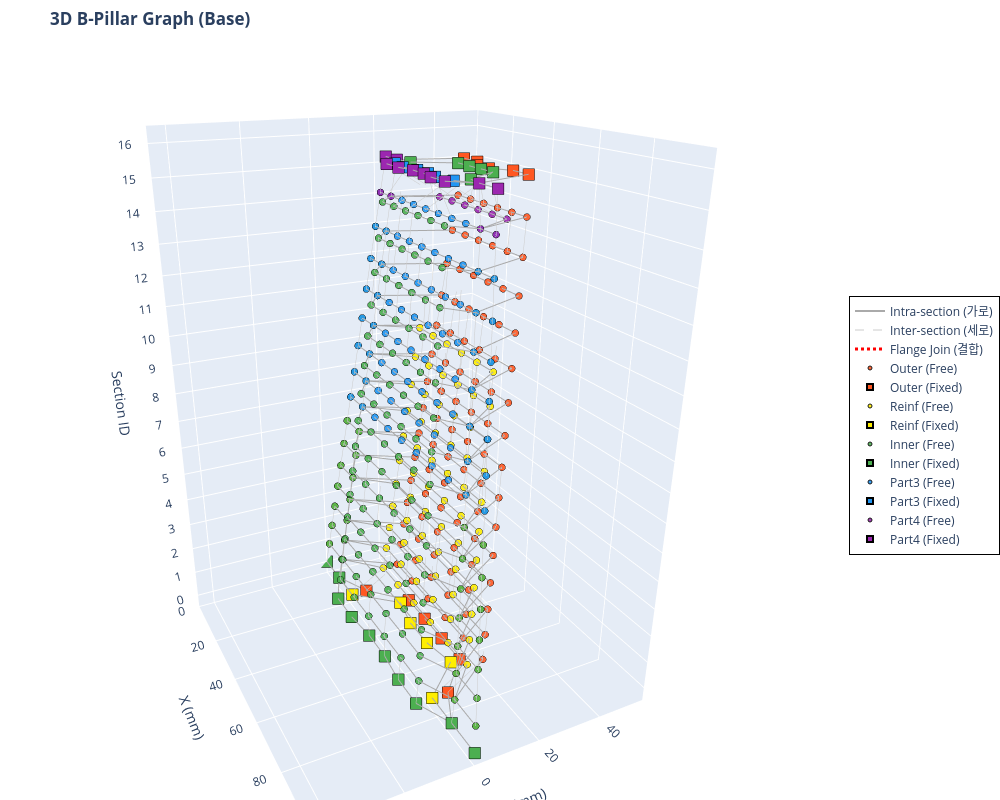

This figure's notebook cell:
### Code cell
import plotly.graph_objects as go
import numpy as np

def visualize_bpillar_plotly(x_tensor, edge_index_tensor, edge_attr_tensor, num_sections):
    # 텐서를 Numpy 배열로 변환
    x_np = x_tensor.cpu().numpy()
    ei_np = edge_index_tensor.cpu().numpy()
    ea_np = edge_attr_tensor.cpu().numpy()

    # 파트별 색상 맵 (Plotly용 Hex 컬러)
    color_map = {0: '#FF5722', 1: '#FFEE00', 2: '#4CAF50', 3: '#2196F3', 4: '#9C27B0'}
    part_names = {0: 'Outer', 1: 'Reinf', 2: 'Inner', 3: 'Part3', 4: 'Part4'}

    fig = go.Figure()

    # ---------------------------------------------------------
    # 1. 엣지(Edge) 그리기 (None-interleaving 기법 적용)
    # ---------------------------------------------------------
    def add_edges(edge_type_val, color, width, dash_style, name):
        mask = (ea_np[:, 3] == edge_type_val)
        edges = ei_np[:, mask]
        
        # 선을 한 번에 그리기 위해 [x1, x2, None, x3, x4, None...] 형태로 리스트 구성
        x_lines, y_lines, z_lines = [], [], []
        for i in range(edges.shape[1]):
            u, v = edges[0, i], edges[1, i]
            x_lines.extend([x_np[u, 0], x_np[v, 0], None])
            y_lines.extend([x_np[u, 1], x_np[v, 1], None])
            z_lines.extend([x_np[u, 5], x_np[v, 5], None])
            
        if x_lines:  # 엣지가 존재할 경우만 trace 추가
            fig.add_trace(go.Scatter3d(
                x=x_lines, y=y_lines, z=z_lines,
                mode='lines',
                line=dict(color=color, width=width, dash=dash_style),
                hoverinfo='none',  # 엣지에는 마우스 오버 끄기 (노드에만 집중)
                name=name,
                showlegend=True
            ))

    # 엣지 타입별 추가
    add_edges(edge_type_val=0.0, color='#AAAAAA', width=2, dash_style='solid', name='Intra-section (가로)')
    add_edges(edge_type_val=1.0, color='#CCCCCC', width=1, dash_style='dash',  name='Inter-section (세로)')
    add_edges(edge_type_val=2.0, color='#FF0000', width=3, dash_style='dot',   name='Flange Join (결합)')

    # ---------------------------------------------------------
    # 2. 노드(Node) 그리기 (Part 및 Fixed/Free 상태별 분리)
    # ---------------------------------------------------------
    for part_id, color in color_map.items():
        is_fixed = (x_np[:, 2] > 0) | (x_np[:, 3] > 0)
        
        mask_free = (x_np[:, 4] == part_id) & ~is_fixed
        mask_fixed = (x_np[:, 4] == part_id) & is_fixed
        
        p_name = part_names.get(part_id, f'Part {part_id}')
        
        # Free 노드 (원형)
        if mask_free.any():
            fig.add_trace(go.Scatter3d(
                x=x_np[mask_free, 0], y=x_np[mask_free, 1], z=x_np[mask_free, 5],
                mode='markers',
                name=f'{p_name} (Free)',
                marker=dict(size=4, color=color, symbol='circle',
                            line=dict(color='black', width=1), opacity=0.9),
                hovertemplate=f'<b>{p_name}</b><br>X: %{{x:.2f}}<br>Y: %{{y:.2f}}<br>Section(Z): %{{z}}<extra></extra>'
            ))
            
        # Fixed 노드 (크고 네모난 마커)
        if mask_fixed.any():
            fig.add_trace(go.Scatter3d(
                x=x_np[mask_fixed, 0], y=x_np[mask_fixed, 1], z=x_np[mask_fixed, 5],
                mode='markers',
                name=f'{p_name} (Fixed)',
                marker=dict(size=6, color=color, symbol='square',
                            line=dict(color='black', width=2), opacity=1.0),
                hovertemplate=f'<b>{p_name} [FIXED]</b><br>X: %{{x:.2f}}<br>Y: %{{y:.2f}}<br>Section(Z): %{{z}}<extra></extra>'
            ))

    # ---------------------------------------------------------
    # 3. X-Y 축 범위 계산 (비율 맞추기)
    # ---------------------------------------------------------
    global_xmin, global_xmax = np.min(x_np[:, 0]), np.max(x_np[:, 0])
    global_ymin, global_ymax = np.min(x_np[:, 1]), np.max(x_np[:, 1])
    
    # X, Y 범위를 동일하게 맞추기
    x_range = global_xmax - global_xmin
    y_range = global_ymax - global_ymin
    max_range = max(x_range, y_range)
    
    x_center = (global_xmin + global_xmax) / 2
    y_center = (global_ymin + global_ymax) / 2
    
    x_axis_range = [x_center - max_range / 2, x_center + max_range / 2]
    y_axis_range = [y_center - max_range / 2, y_center + max_range / 2]

    # ---------------------------------------------------------
    # 4. 레이아웃(Layout) 및 카메라 설정
    # ---------------------------------------------------------
    fig.update_layout(
        title="<b>3D B-Pillar Graph (Base)</b>",
        scene=dict(
            xaxis_title='X (mm)',
            yaxis_title='Y (mm)',
            zaxis_title='Section ID',
            xaxis=dict(range=x_axis_range),
            yaxis=dict(range=y_axis_range),
            zaxis=dict(tickmode='linear', tick0=0, dtick=1), # Z축 눈금을 1단위로 표시
            aspectmode='manual',
            aspectratio=dict(x=1, y=1, z=1.5),  # Z축(높이) 비율을 약간 길게 설정
            camera=dict(eye=dict(x=2.0, y=-1.0, z=1.0)) # 초기 카메라 앵글
        ),
        width=1000,
        height=800,
        legend=dict(
            x=1.05, y=0.5,
            bgcolor='rgba(255, 255, 255, 0.8)',
            bordercolor='Black',
            borderwidth=1
        ),
        margin=dict(l=0, r=0, b=0, t=50) # 여백 최소화
    )

    fig.show()

# 함수 실행 (앞서 생성하신 x, edge_index, edge_attr 텐서를 그대로 넣으시면 됩니다)
visualize_bpillar_plotly(x, edge_index, edge_attr, num_sections)

print("📌 마우스 조작 방법:")
print("   • 마우스 좌클릭 드래그: 3D 회전")
print("   • 마우스 우클릭 드래그: 이동 (Pan)")
print("   • 마우스 휠: 확대/축소") 
print("   • 점 위에 마우스 올리기: 좌표 및 파트 상세 정보 표시")
print("   • 우측 범례(Legend) 클릭: 해당 파트/엣지 표시 또는 숨김")

### Figure 1 — Plotly figure (JSON) as saved in the notebook; plotly's stock layout.template omitted (floating-point values rounded to 4 significant figures; data arrays with more than 128 entries replaced by an {"elided": "..."} marker saying what was removed)
{"data": [{"hoverinfo": "none", "line": {"color": "#AAAAAA", "dash": "solid", "width": 2}, "mode": "lines", "name": "Intra-section (가로)", "showlegend": true, "type": "scatter3d", "x": {"elided": "3078 float values"}, "y": {"elided": "3078 int values"}, "z": {"elided": "3078 int values"}}, {"hoverinfo": "none", "line": {"color": "#CCCCCC", "dash": "dash", "width": 1}, "mode": "lines", "name": "Inter-section (세로)", "showlegend": true, "type": "scatter3d", "x": {"elided": "3120 float values"}, "y": {"elided": "3120 int values"}, "z": {"elided": "3120 int values"}}, {"hoverinfo": "none", "line": {"color": "#FF0000", "dash": "dot", "width": 3}, "mode": "lines", "name": "Flange Join (결합)", "showlegend": true, "type": "scatter3d", "x": {"elided": "828 float values"}, "y": {"elided": "828 int values"}, "z": {"elided": "828 int values"}}, {"hovertemplate": "<b>Outer</b><br>X: %{x:.2f}<br>Y: %{y:.2f}<br>Section(Z): %{z}<extra></extra>", "marker": {"color": "#FF5722", "line": {"color": "black", "width": 1}, "opacity": 0.9, "size": 4, "symbol": "circle"}, "mode": "markers", "name": "Outer (Free)", "type": "scatter3d", "x": {"elided": "150 float values"}, "y": {"elided": "150 int values"}, "z": {"elided": "150 int values"}}, {"hovertemplate": "<b>Outer [FIXED]</b><br>X: %{x:.2f}<br>Y: %{y:.2f}<br>Section(Z): %{z}<extra></extra>", "marker": {"color": "#FF5722", "line": {"color": "black", "width": 2}, "opacity": 1, "size": 6, "symbol": "square"}, "mode": "markers", "name": "Outer (Fixed)", "type": "scatter3d", "x": [0, 11, 22, 33, 44, 55, 66, 77, 88, 100, 50, 56, 61, 67, 72, 77, 82, 88, 93, 100], "y": [0, 0, 5, 15, 15, 15, 15, 5, 0, 0, 0, 0, 15, 15, 12, 12, 15, 15, 0, 0], "z": [0, 0, 0, 0, 0, 0, 0, 0, 0, 0, 16, 16, 16, 16, 16, 16, 16, 16, 16, 16]}, {"hovertemplate": "<b>Reinf</b><br>X: %{x:.2f}<br>Y: %{y:.2f}<br>Section(Z): %{z}<extra></extra>", "marker": {"color": "#FFEE00", "line": {"color": "black", "width": 1}, "opacity": 0.9, "size": 4, "symbol": "circle"}, "mode": "markers", "name": "Reinf (Free)", "type": "scatter3d", "x": [3.125, 13.89, 24.65, 35.42, 46.18, 56.94, 67.71, 78.47, 89.24, 100, 6.25, 16.67, 27.08, 37.5, 47.92, 58.33, 68.75, 79.17, 89.58, 100, 9.375, 19.44, 29.51, 39.58, 49.65, 59.72, 69.79, 79.86, 89.93, 100, 12.5, 22.22, 31.94, 41.67, 51.39, 61.11, 70.83, 80.56, 90.28, 100, 15.62, 25, 34.38, 43.75, 53.12, 62.5, 71.88, 81.25, 90.62, 100, 18.75, 27.78, 36.81, 45.83, 54.86, 63.89, 72.92, 81.94, 90.97, 100, 21.88, 30.56, 39.24, 47.92, 56.6, 65.28, 73.96, 82.64, 91.32, 100, 25, 33.33, 41.67, 50, 58.33, 66.67, 75, 83.33, 91.67, 100, 28.12, 36.11, 44.1, 52.08, 60.07, 68.06, 76.04, 84.03, 92.01, 100, 31.25, 38.89, 46.53, 54.17, 61.81, 69.44, 77.08, 84.72, 92.36, 100, 34.38, 41.67, 48.96, 56.25, 63.54, 70.83, 78.12, 85.42, 92.71, 100], "y": [0, 0, 10, 10, 10, 10, 10, 10, 0, 0, 0, 0, 10, 10, 10, 10, 10, 10, 0, 0, 0, 0, 10, 10, 10, 10, 10, 10, 0, 0, 0, 0, 10, 10, 10, 10, 10, 10, 0, 0, 0, 0, 10, 10, 10, 10, 10, 10, 0, 0, 0, 0, 10, 10, 10, 10, 10, 10, 0, 0, 0, 0, 10, 10, 10, 10, 10, 10, 0, 0, 0, 0, 10, 10, 10, 10, 10, 10, 0, 0, 0, 0, 10, 10, 10, 10, 10, 10, 0, 0, 0, 0, 10, 10, 10, 10, 10, 10, 0, 0, 0, 0, 10, 10, 10, 10, 10, 10, 0, 0], "z": [1, 1, 1, 1, 1, 1, 1, 1, 1, 1, 2, 2, 2, 2, 2, 2, 2, 2, 2, 2, 3, 3, 3, 3, 3, 3, 3, 3, 3, 3, 4, 4, 4, 4, 4, 4, 4, 4, 4, 4, 5, 5, 5, 5, 5, 5, 5, 5, 5, 5, 6, 6, 6, 6, 6, 6, 6, 6, 6, 6, 7, 7, 7, 7, 7, 7, 7, 7, 7, 7, 8, 8, 8, 8, 8, 8, 8, 8, 8, 8, 9, 9, 9, 9, 9, 9, 9, 9, 9, 9, 10, 10, 10, 10, 10, 10, 10, 10, 10, 10, 11, 11, 11, 11, 11, 11, 11, 11, 11, 11]}, {"hovertemplate": "<b>Reinf [FIXED]</b><br>X: %{x:.2f}<br>Y: %{y:.2f}<br>Section(Z): %{z}<extra></extra>", "marker": {"color": "#FFEE00", "line": {"color": "black", "width": 2}, "opacity": 1, "size": 6, "symbol": "square"}, "mode": "markers", "name": "Reinf (Fixed)", "type": "scatter3d", "x": [0, 11, 22, 33, 44, 55, 66, 77, 88, 100], "y": [0, 0, 0, 12, 10, 10, 12, 0, 0, 0], "z": [0, 0, 0, 0, 0, 0, 0, 0, 0, 0]}, {"hovertemplate": "<b>Inner</b><br>X: %{x:.2f}<br>Y: %{y:.2f}<br>Section(Z): %{z}<extra></extra>", "marker": {"color": "#4CAF50", "line": {"color": "black", "width": 1}, "opacity": 0.9, "size": 4, "symbol": "circle"}, "mode": "markers", "name": "Inner (Free)", "type": "scatter3d", "x": {"elided": "150 float values"}, "y": {"elided": "150 int values"}, "z": {"elided": "150 int values"}}, {"hovertemplate": "<b>Inner [FIXED]</b><br>X: %{x:.2f}<br>Y: %{y:.2f}<br>Section(Z): %{z}<extra></extra>", "marker": {"color": "#4CAF50", "line": {"color": "black", "width": 2}, "opacity": 1, "size": 6, "symbol": "square"}, "mode": "markers", "name": "Inner (Fixed)", "type": "scatter3d", "x": [0, 11, 22, 33, 44, 55, 66, 77, 88, 100, 50, 56, 61, 67, 72, 77, 82, 88, 93, 100], "y": [0, 0, -5, -5, -4, -4, -5, -5, 0, 0, 0, 0, 1, 10, 10, 10, 10, 1, 0, 0], "z": [0, 0, 0, 0, 0, 0, 0, 0, 0, 0, 16, 16, 16, 16, 16, 16, 16, 16, 16, 16]}, {"hovertemplate": "<b>Part3</b><br>X: %{x:.2f}<br>Y: %{y:.2f}<br>Section(Z): %{z}<extra></extra>", "marker": {"color": "#2196F3", "line": {"color": "black", "width": 1}, "opacity": 0.9, "size": 4, "symbol": "circle"}, "mode": "markers", "name": "Part3 (Free)", "type": "scatter3d", "x": [25, 33.33, 41.67, 50, 58.33, 66.67, 75, 83.33, 91.67, 100, 28.12, 36.11, 44.1, 52.08, 60.07, 68.06, 76.04, 84.03, 92.01, 100, 31.25, 38.89, 46.53, 54.17, 61.81, 69.44, 77.08, 84.72, 92.36, 100, 34.38, 41.67, 48.96, 56.25, 63.54, 70.83, 78.12, 85.42, 92.71, 100, 37.5, 44.44, 51.39, 58.33, 65.28, 72.22, 79.17, 86.11, 93.06, 100, 40.62, 47.22, 53.82, 60.42, 67.01, 73.61, 80.21, 86.81, 93.4, 100, 43.75, 50, 56.25, 62.5, 68.75, 75, 81.25, 87.5, 93.75, 100, 46.88, 52.78, 58.68, 64.58, 70.49, 76.39, 82.29, 88.19, 94.1, 100], "y": [0, 0, 0, 0, 0, 0, 0, 0, 0, 0, 0, 0, 0, 0, 0, 0, 0, 0, 0, 0, 0, 0, 0, 0, 0, 0, 0, 0, 0, 0, 0, 0, 0, 0, 0, 0, 0, 0, 0, 0, 0, 0, 0, 0, 0, 0, 0, 0, 0, 0, 0, 0, 0, 0, 0, 0, 0, 0, 0, 0, 0, 0, 0, 0, 0, 0, 0, 0, 0, 0, 0, 0, 0, 0, 0, 0, 0, 0, 0, 0], "z": [8, 8, 8, 8, 8, 8, 8, 8, 8, 8, 9, 9, 9, 9, 9, 9, 9, 9, 9, 9, 10, 10, 10, 10, 10, 10, 10, 10, 10, 10, 11, 11, 11, 11, 11, 11, 11, 11, 11, 11, 12, 12, 12, 12, 12, 12, 12, 12, 12, 12, 13, 13, 13, 13, 13, 13, 13, 13, 13, 13, 14, 14, 14, 14, 14, 14, 14, 14, 14, 14, 15, 15, 15, 15, 15, 15, 15, 15, 15, 15]}, {"hovertemplate": "<b>Part3 [FIXED]</b><br>X: %{x:.2f}<br>Y: %{y:.2f}<br>Section(Z): %{z}<extra></extra>", "marker": {"color": "#2196F3", "line": {"color": "black", "width": 2}, "opacity": 1, "size": 6, "symbol": "square"}, "mode": "markers", "name": "Part3 (Fixed)", "type": "scatter3d", "x": [50, 56, 61, 67, 72, 77, 82, 88, 93, 100], "y": [0, 0, -3, -4, -3, -3, -4, -3, 0, 0], "z": [16, 16, 16, 16, 16, 16, 16, 16, 16, 16]}, {"hovertemplate": "<b>Part4</b><br>X: %{x:.2f}<br>Y: %{y:.2f}<br>Section(Z): %{z}<extra></extra>", "marker": {"color": "#9C27B0", "line": {"color": "black", "width": 1}, "opacity": 0.9, "size": 4, "symbol": "circle"}, "mode": "markers", "name": "Part4 (Free)", "type": "scatter3d", "x": [46.88, 52.78, 58.68, 64.58, 70.49, 76.39, 82.29, 88.19, 94.1, 100], "y": [0, 0, 10, 10, 10, 10, 10, 10, 0, 0], "z": [15, 15, 15, 15, 15, 15, 15, 15, 15, 15]}, {"hovertemplate": "<b>Part4 [FIXED]</b><br>X: %{x:.2f}<br>Y: %{y:.2f}<br>Section(Z): %{z}<extra></extra>", "marker": {"color": "#9C27B0", "line": {"color": "black", "width": 2}, "opacity": 1, "size": 6, "symbol": "square"}, "mode": "markers", "name": "Part4 (Fixed)", "type": "scatter3d", "x": [50, 56, 61, 67, 72, 77, 82, 88, 93, 100], "y": [0, 0, -5, -5, -4, -4, -5, -5, 0, 0], "z": [16, 16, 16, 16, 16, 16, 16, 16, 16, 16]}], "layout": {"height": 800, "legend": {"bgcolor": "rgba(255, 255, 255, 0.8)", "bordercolor": "Black", "borderwidth": 1, "x": 1.05, "y": 0.5}, "margin": {"b": 0, "l": 0, "r": 0, "t": 50}, "scene": {"aspectmode": "manual", "aspectratio": {"x": 1, "y": 1, "z": 1.5}, "camera": {"eye": {"x": 2, "y": -1, "z": 1}}, "xaxis": {"range": [0, 100], "title": {"text": "X (mm)"}}, "yaxis": {"range": [-45, 55], "title": {"text": "Y (mm)"}}, "zaxis": {"dtick": 1, "tick0": 0, "tickmode": "linear", "title": {"text": "Section ID"}}}, "title": {"text": "<b>3D B-Pillar Graph (Base)</b>"}, "width": 1000}}
